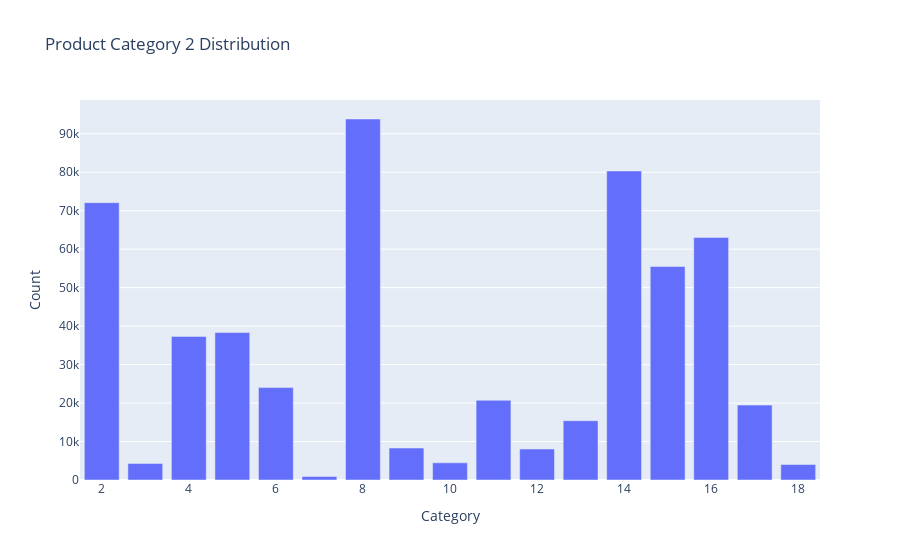

The notebook cell saved with this chart:
### Code cell
product_category_2_distribution = data['Product_Category_2'].value_counts()
fig = px.bar(x=product_category_2_distribution.index, y=product_category_2_distribution.values, title='Product Category 2 Distribution')
fig.update_layout(xaxis_title='Category', yaxis_title='Count')
fig.show()

### Figure 1 — Plotly figure (JSON) as saved in the notebook; plotly's stock layout.template omitted (floating-point values rounded to 4 significant figures)
{"data": [{"alignmentgroup": "True", "hovertemplate": "x=%{x}<br>y=%{y}<extra></extra>", "legendgroup": "", "marker": {"color": "#636efa", "pattern": {"shape": ""}}, "name": "", "offsetgroup": "", "orientation": "v", "showlegend": false, "textposition": "auto", "type": "bar", "x": [8, 14, 2, 16, 15, 5, 4, 6, 11, 17, 13, 9, 12, 10, 3, 18, 7], "xaxis": "x", "y": [93835, 80319, 72080, 63019, 55501, 38323, 37326, 24018, 20717, 19465, 15410, 8303, 8053, 4463, 4289, 4030, 917], "yaxis": "y"}], "layout": {"barmode": "relative", "legend": {"tracegroupgap": 0}, "title": {"text": "Product Category 2 Distribution"}, "xaxis": {"anchor": "y", "domain": [0, 1], "title": {"text": "Category"}}, "yaxis": {"anchor": "x", "domain": [0, 1], "title": {"text": "Count"}}}}
